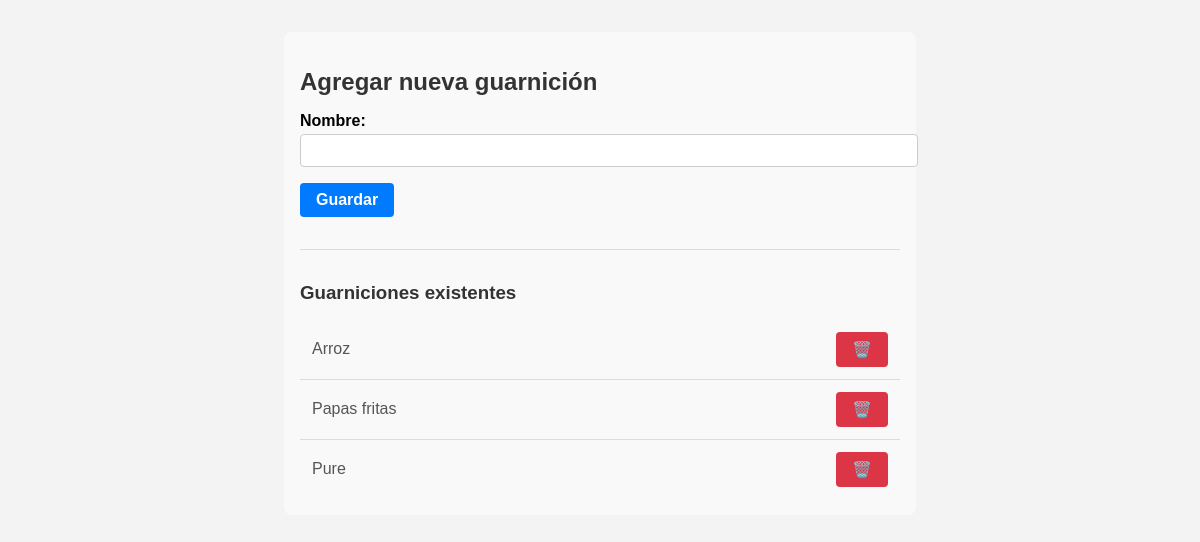
Screenshot of /guarniciones/nuevo/ with the database file from the repository.
### comandas/models.py (models this page shows, shortened)
class Guarnicion(models.Model):
    nombre = models.CharField(max_length=100)

### comandas/views.py (the view)
# urls.py: path('guarniciones/nuevo/', crear_guarnicion, name='crear_guarnicion'),
def crear_guarnicion(request):
    if request.method == 'POST':
        form = GuarnicionForm(request.POST)
        if form.is_valid():
            form.save()
            return redirect('crear_guarnicion')
    else:
        form = GuarnicionForm()
    guarniciones = Guarnicion.objects.all().order_by('nombre')
    return render(request, 'comandas/crear_guarnicion.html', {
        'form': form,
        'guarniciones': guarniciones
    })

### comandas/forms.py
class GuarnicionForm(forms.ModelForm):
    class Meta:
        model = Guarnicion
        fields = ['nombre']
        widgets = {
            'nombre': forms.TextInput(attrs={'class': 'form-control'}),
        }

### comandas/templates/comandas/crear_guarnicion.html (shortened to what this page needs)
{% load static %}
<!DOCTYPE html>
<html lang="es">
<head>
  <link rel="stylesheet" href="{% static 'comandas/css/styles.css' %}">
</head>
<body>
  <div class="container">
    <header class="header">
      <h2>Agregar nueva guarnición</h2>
    </header>
    <section class="form-container">
      <form method="post">
        <div class="form-group">
          {{ form.nombre.label_tag }}
          {{ form.nombre }}
        </div>
        <button type="submit" class="btn btn-primary">Guardar</button>
      </form>
    </section>
    <hr>
    <section class="list-container">
      <h3>Guarniciones existentes</h3>
      <ul class="item-list">
        {% for guarnicion in guarniciones %}
          <li class="item-list__entry">
            <span class="item-list__text">{{ guarnicion.nombre }}</span>
            <a href="{% url 'eliminar_guarnicion' guarnicion.id %}"
               class="btn btn-danger"
               onclick="return confirm('¿Eliminar {{ guarnicion.nombre }}?');">
              🗑️
            </a>
          </li>
        {% empty %}
          <li class="item-list__entry">No hay guarniciones cargadas.</li>
        {% endfor %}
      </ul>
    </section>
  </div>
</body>
</html>

### comandas/static/comandas/css/styles.css (style rules this page uses)
body { font-family: Arial, sans-serif; margin: 2rem; background-color: #f3f3f3; }
.btn { padding: 0.5rem 1rem; border: none; border-radius: 4px; font-size: 1rem; cursor: pointer; text-decoration: none; color: #fff; display: inline-block; font-weight: bold; }
.btn-primary { background-color: #007bff; }
.btn-danger { background-color: #dc3545; }
.container { max-width: 600px; margin: 2rem auto; padding: 1rem; background:#f9f9f9; border-radius:8px; }
.header h2, .list-container h3 { color:#333; margin-bottom:1rem; }
.form-container { margin-bottom:1.5rem; }
.form-group { margin-bottom:1rem; }
.form-group label { display:block; margin-bottom:0.25rem; font-weight:bold; }
.form-group input[type="text"], .form-group select, .form-group textarea { width:100%; padding:0.5rem; border:1px solid #ccc; border-radius:4px; }
.item-list { list-style:none; padding:0; margin:0; }
.item-list__entry { display:flex; justify-content:space-between; align-items:center; padding:0.75rem; border-bottom:1px solid #ddd; }
.item-list__entry:last-child { border-bottom:none; }
.item-list__text { font-size:1rem; color:#555; }
hr { border:none; height:1px; background:#ddd; margin:2rem 0; }

### rows the page displays
Guarnicion: nombre "Arroz"
Guarnicion: nombre "Papas fritas"
Guarnicion: nombre "Pure"
